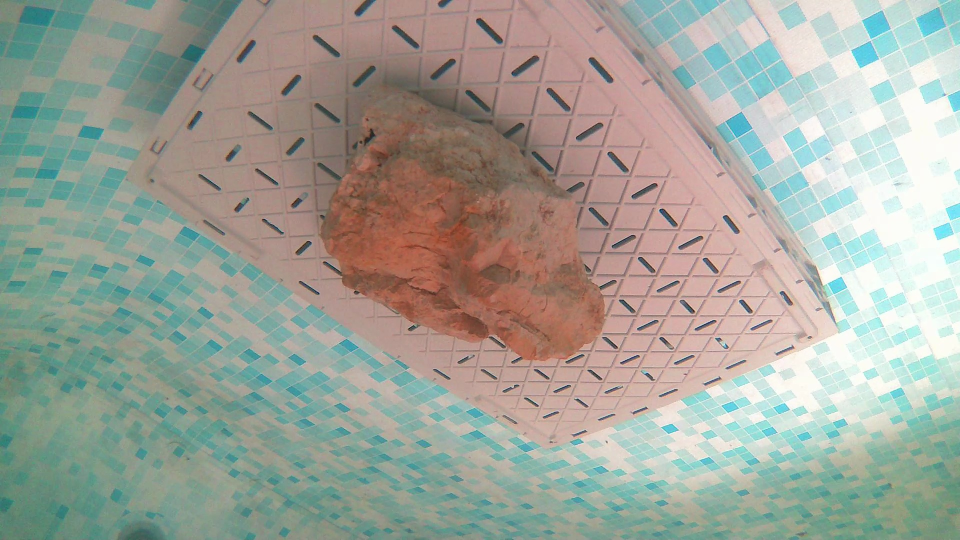
#> input picture SLAM/images_test/image_caillou/frame_0101_l.jpg, 1920 x 1080 px (shown at 1/2 size); its folder holds only this picture in this run
$ python train_vocabulary.py
#> lines starting #> are read from the running program, lines starting #| are printed output that depends on the picture
### SLAM/OOP/vocabulary_tree.py
import pickle
import numpy as np
import sklearn
from sklearn.cluster import MiniBatchKMeans


class VocabularyTree:
    def __init__(self, k=10, max_depth=5):
        self.k = k
        self.max_depth = max_depth
        self.model = None
        self.children = []
        self.is_leaf = False
        self.word_id = None

    def fit(self, descriptors, current_depth=1, word_counter=None):
        """
        Entraîne récursivement l'arbre sur des descripteurs float32 de shape [N, D].
        """
        if word_counter is None:
            word_counter = [0]

        descriptors = np.asarray(descriptors, dtype=np.float32)

        if len(descriptors) == 0:
            self.is_leaf = True
            self.word_id = word_counter[0]
            word_counter[0] += 1
            return

        if current_depth >= self.max_depth or len(descriptors) <= self.k:
            self.is_leaf = True
            self.word_id = word_counter[0]
            word_counter[0] += 1
            return

        n_clusters = min(self.k, len(descriptors))
        self.model = MiniBatchKMeans(
            n_clusters=n_clusters,
            random_state=42,
            n_init=3,
            batch_size=1024
        )

        labels = self.model.fit_predict(descriptors)
        self.children = []

        for i in range(n_clusters):
            child = VocabularyTree(k=self.k, max_depth=self.max_depth)
            child_descriptors = descriptors[labels == i]
            child.fit(child_descriptors, current_depth + 1, word_counter)
            self.children.append(child)

    # [31 lines left out: functions get_word, transform, not called in this run]

    def save(self, path):
        with open(path, "wb") as f:
            pickle.dump(self, f)

    # [4 lines left out: function load, not called in this run]

### SLAM/OOP/train_vocabulary.py
import glob
import cv2
import numpy as np
from vocabulary_tree import VocabularyTree


def extract_sift_descriptors(image_paths, max_images=None):
#> called with max_images = 200
    sift = cv2.SIFT_create()
    all_desc = []

    if max_images is not None:
        image_paths = image_paths[:max_images]

    for path in image_paths:
        img = cv2.imread(path, cv2.IMREAD_GRAYSCALE)
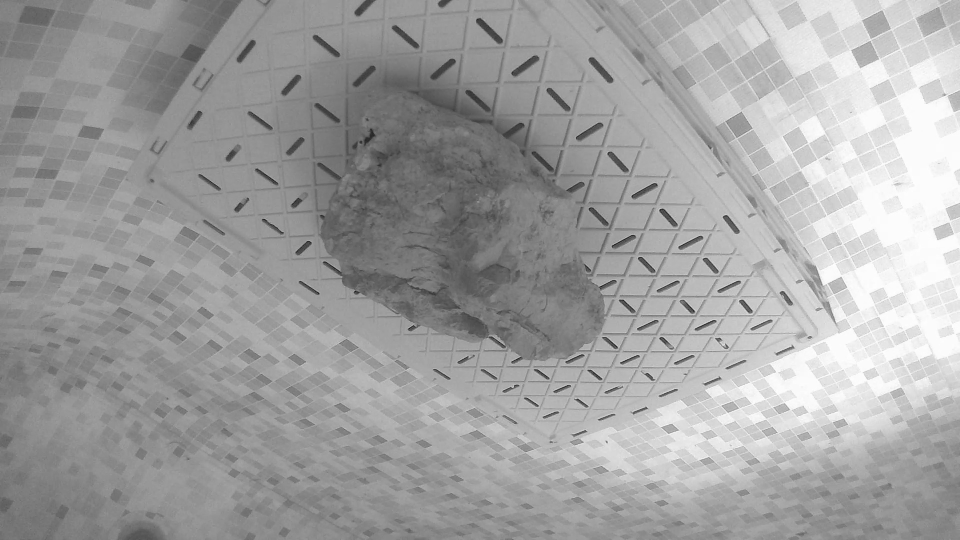
#> img: shape (1080, 1920) (shown at 1/2 size); min 1, max 255, mean 160.8
        if img is None:
            continue

        kpts, desc = sift.detectAndCompute(img, None)
#> kpts = 2752 keypoints; strongest (x, y, size): (1437, 679, 6), (818, 657, 1.9), (1140, 771, 2.1), (1321, 677, 3.9)
        if desc is None or len(desc) == 0:
            continue

        all_desc.append(desc.astype(np.float32))

    if len(all_desc) == 0:
        raise RuntimeError("Aucun descripteur SIFT trouvé pour entraîner le vocabulaire.")

    return np.vstack(all_desc)
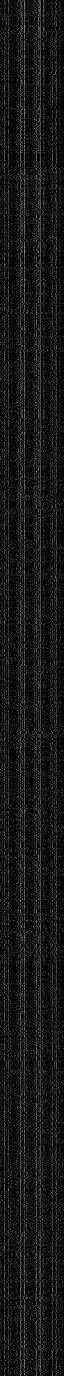
#> returned value: shape (2752, 128) float32 (shown at 1/2 size); min 0, max 220, mean 23.4


if __name__ == "__main__":
    image_paths = glob.glob("/Users/pgpetitmangin/underwater/Underwater_Software/SLAM/images_test/image_caillou/*.jpg")

    descriptors = extract_sift_descriptors(image_paths, max_images=200)

    tree = VocabularyTree(k=10, max_depth=4)
    tree.fit(descriptors)
#> in fit, `n_clusters = min(self.k, len(descriptors))`: n_clusters = 10
#> in fit, `labels = self.model.fit_predict(descriptors)`: labels = 2752 values, max 9 at index 8, min 0 at index 40, mean 4.15
#> the loop in fit, `for i in range(n_clusters):` made 10 passes
    tree.save("mon_vocabulaire_sift.pkl")

    print("Vocabulaire sauvegardé dans mon_vocabulaire_sift.pkl")

$ run again, on SLAM/images_test/image_caillou/frame_0427_l.jpg
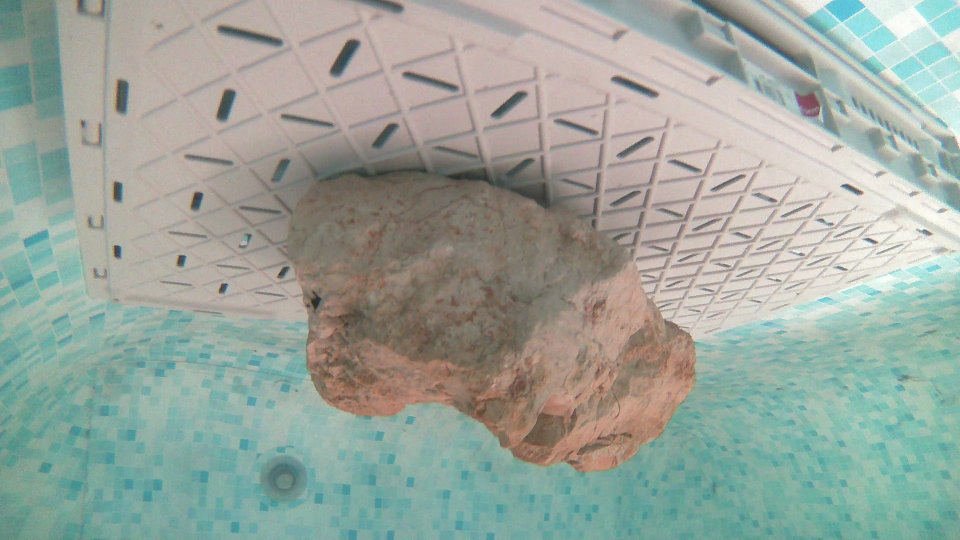
#> input picture SLAM/images_test/image_caillou/frame_0427_l.jpg, 1920 x 1080 px (shown at 1/2 size)
#> in extract_sift_descriptors, `img = cv2.imread(path, cv2.IMREAD_GRAYSCALE)`:
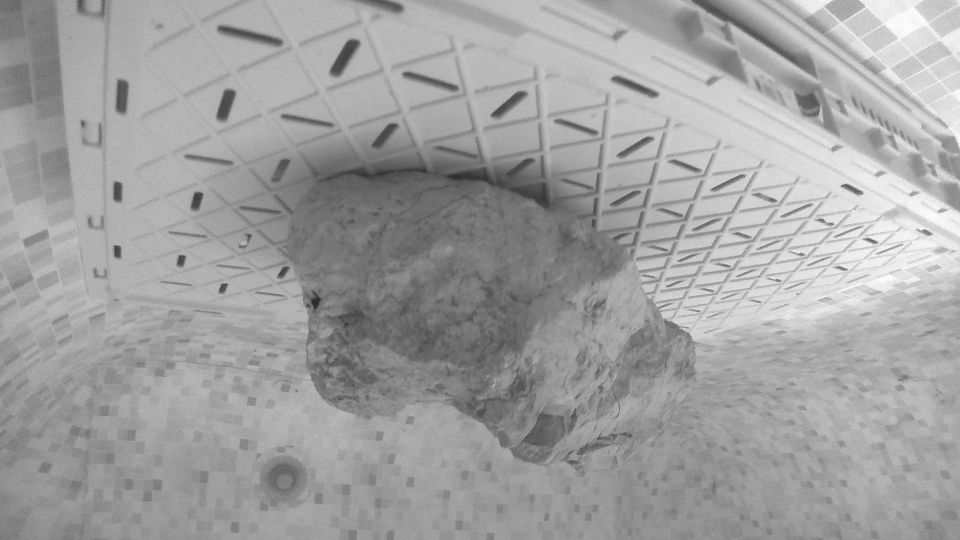
#> img: shape (1080, 1920) (shown at 1/2 size); min 30, max 255, mean 160.7
#> kpts = 2116 keypoints; strongest (x, y, size): (235, 502, 12.9), (362, 521, 12.6), (1693, 373, 9), (1715, 384, 9.6)
#> in extract_sift_descriptors, `return np.vstack(all_desc)`:
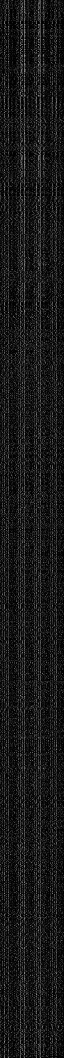
#> returned value: shape (2116, 128) float32 (shown at 1/2 size); min 0, max 214, mean 24.6
#> n_clusters = 10
#> labels = 2116 values, max 9 at index 27, min 0 at index 42, mean 4.17
#> the loop in fit, `for i in range(n_clusters):` made 10 passes

$ run again, on SLAM/images_test/image_caillou/frame_0563_r.jpg
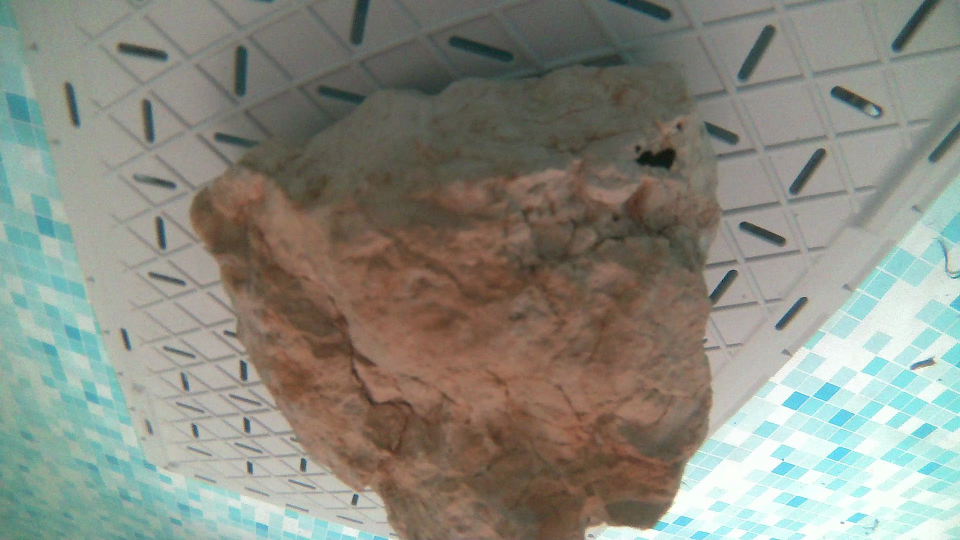
#> input picture SLAM/images_test/image_caillou/frame_0563_r.jpg, 1920 x 1080 px (shown at 1/2 size)
#> in extract_sift_descriptors, `img = cv2.imread(path, cv2.IMREAD_GRAYSCALE)`:
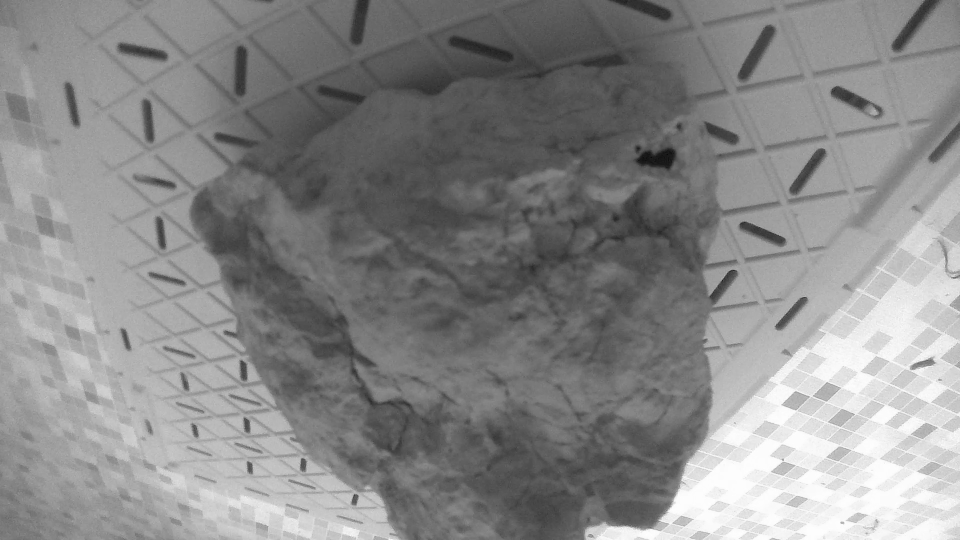
#> img: shape (1080, 1920) (shown at 1/2 size); min 3, max 255, mean 136.6
#> kpts = 1111 keypoints; strongest (x, y, size): (1859, 724, 12), (709, 999, 10), (1907, 556, 2.5), (500, 935, 10)
#> in extract_sift_descriptors, `return np.vstack(all_desc)`:
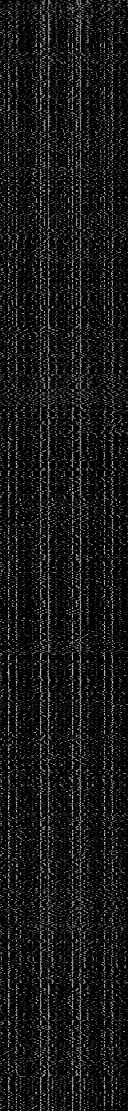
#> returned value: shape (1111, 128) float32; min 0, max 215, mean 24
#> n_clusters = 10
#> labels = 1111 values, max 9 at index 9, min 0 at index 12, mean 4.15
#> the loop in fit, `for i in range(n_clusters):` made 10 passes

$ run again, on SLAM/images_test/image_caillou/frame_0413_r.jpg
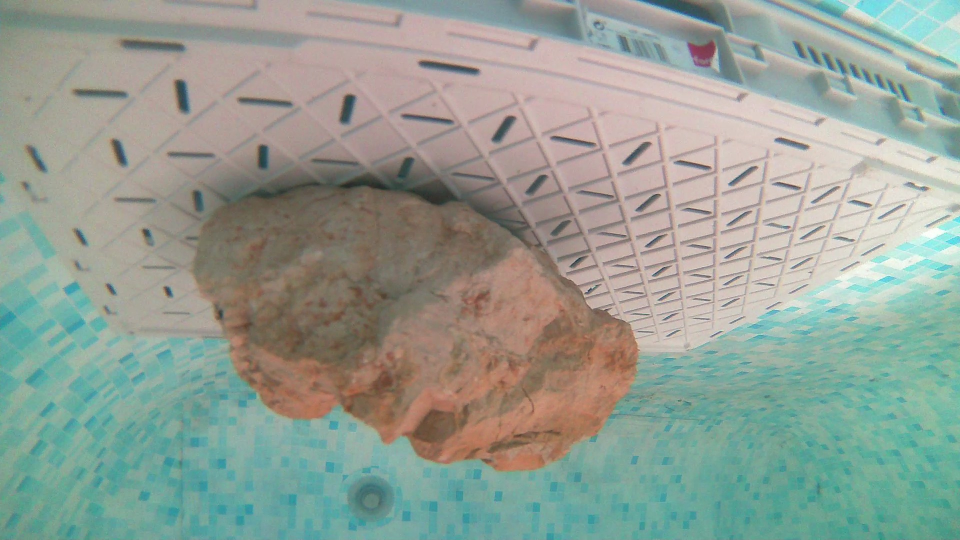
#> input picture SLAM/images_test/image_caillou/frame_0413_r.jpg, 1920 x 1080 px (shown at 1/2 size)
#> in extract_sift_descriptors, `img = cv2.imread(path, cv2.IMREAD_GRAYSCALE)`:
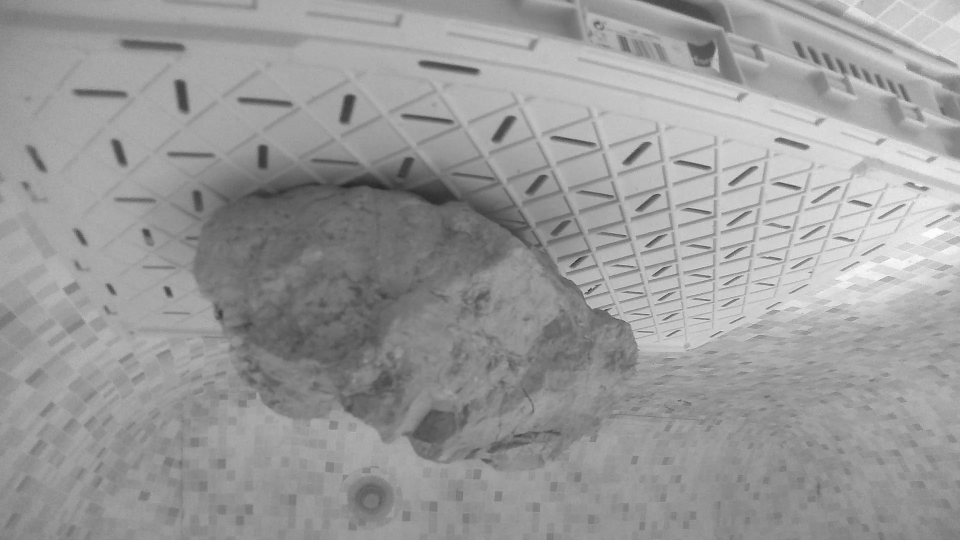
#> img: shape (1080, 1920) (shown at 1/2 size); min 30, max 255, mean 153.8
#> kpts = 1602 keypoints; strongest (x, y, size): (1181, 578, 2.3), (698, 202, 18.1), (362, 175, 18.8), (1016, 244, 16)
#> in extract_sift_descriptors, `return np.vstack(all_desc)`:
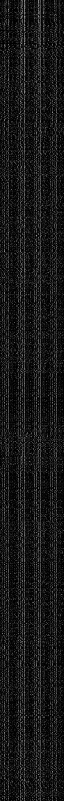
#> returned value: shape (1602, 128) float32 (shown at 1/2 size); min 0, max 210, mean 23.8
#> n_clusters = 10
#> labels = 1602 values, max 9 at index 47, min 0 at index 65, mean 4.52
#> the loop in fit, `for i in range(n_clusters):` made 10 passes
